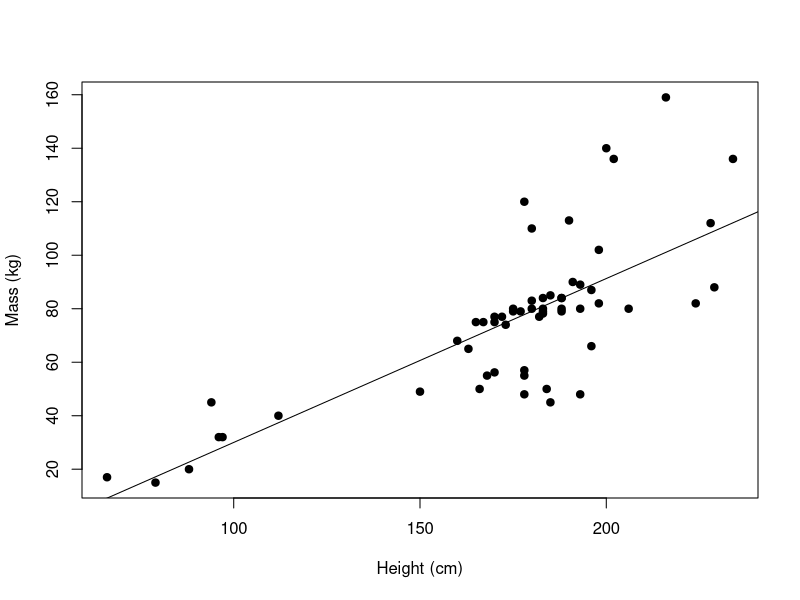

Here is the R script that generated this plot:
## ---- chunk 1
#| label: tbl-descr
#| tbl-cap: "Descriptive statistics"
#| echo: false
sw <- dplyr::starwars
vars <- c(Height = "height", Mass = "mass", `Birth year` = "birth_year")
knitr::kable(data.frame(
  Variable = names(vars),
  N    = sapply(vars, \(v) sum(!is.na(sw[[v]]))),
  Mean = sapply(vars, \(v) mean(sw[[v]], na.rm = TRUE)),
  SD   = sapply(vars, \(v) sd(sw[[v]], na.rm = TRUE))
), digits = 1, row.names = FALSE)
## ---- chunk 2
#| label: fig-main
#| fig-cap: "Taller characters are heavier"
#| echo: false
sw <- subset(sw, mass < 1000)
plot(mass ~ height, data = sw, pch = 19, xlab = "Height (cm)", ylab = "Mass (kg)")
abline(lm(mass ~ height, data = sw))
